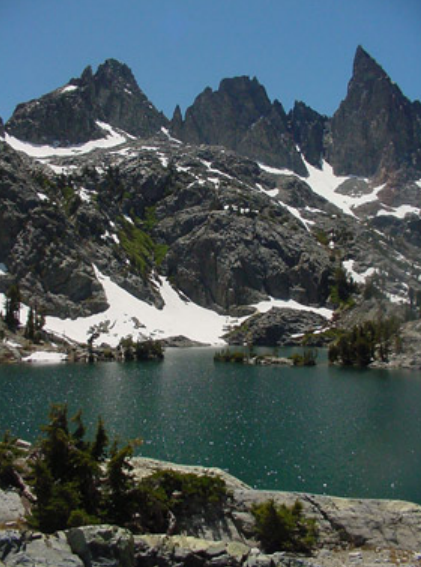
#> input picture Images/mountains.png, 421 x 567 px, found by its file name
$ jupyter execute Bilateral_filtering.ipynb
#> lines starting #> are read from the running program, lines starting #| are printed output that depends on the picture
[cell 1]
import cv2 as cv
import matplotlib.pyplot as plt


image = cv.imread(
    r'D:\Image processing and Computer Vision\Images\mountains.png'
)
#> image is the input picture: shape (567, 421, 3); mean B, G, R 91.3, 87.4, 74.1

assert image is not None

image_rgb = cv.cvtColor(image, cv.COLOR_BGR2RGB)

gaussian_blurred = cv.GaussianBlur(
    image,
    (9, 9),
    0
)
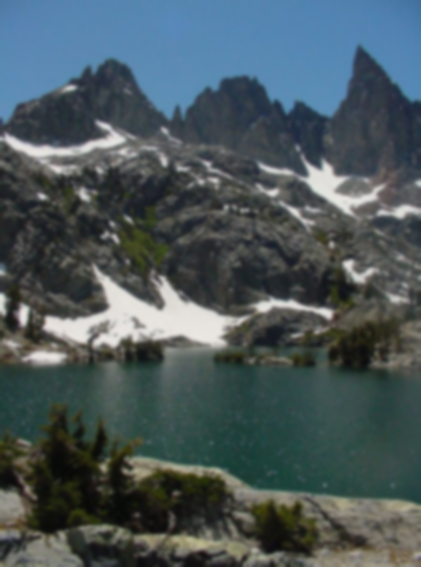
#> gaussian_blurred: shape (567, 421, 3); mean B, G, R 91.3, 87.4, 74.1

bilateral_filtered = cv.bilateralFilter(
    image,
    9,
    75,
    75
)

gaussian_rgb = cv.cvtColor(
    gaussian_blurred,
    cv.COLOR_BGR2RGB
)

bilateral_rgb = cv.cvtColor(
    bilateral_filtered,
    cv.COLOR_BGR2RGB
)

plt.figure(figsize=(15, 5))

plt.subplot(1, 3, 1)
plt.imshow(image_rgb)
plt.title("Original Image")
plt.axis("off")

plt.subplot(1, 3, 2)
plt.imshow(gaussian_rgb)
plt.title("Gaussian Blurred Image")
plt.axis("off")

plt.subplot(1, 3, 3)
plt.imshow(bilateral_rgb)
plt.title("Bilateral Filtered Image")
plt.axis("off")

plt.tight_layout()
plt.show()
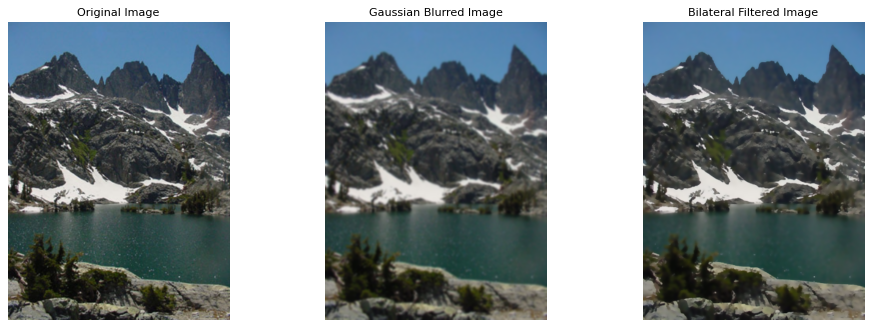
#> figure drawn by matplotlib, 3 panels

[cell 2]
import cv2 as cv
import numpy as np
import matplotlib.pyplot as plt


def bilateral_filter(image, diameter, sigma_s, sigma_r):
#> called with diameter = 9, sigma_s = 75, sigma_r = 75
    height, width, channels = image.shape
#> height = 567; width = 421; channels = 3

    radius = diameter // 2

    padded_image = cv.copyMakeBorder(
        image,
        radius,
        radius,
        radius,
        radius,
        cv.BORDER_REFLECT
    )
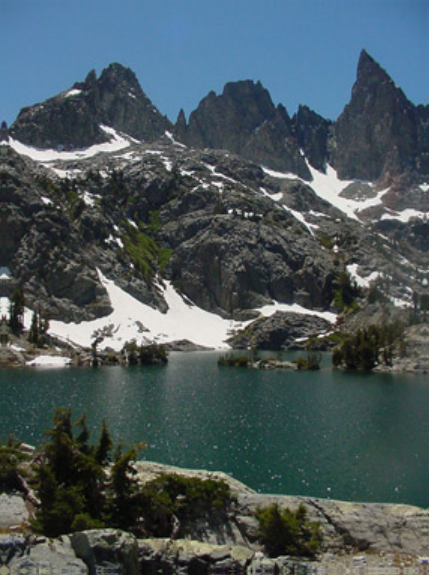
#> padded_image: shape (575, 429, 3); mean B, G, R 91.8, 87.8, 74.3

    output = np.zeros_like(image, dtype=np.float32)

    spatial_kernel = np.zeros(
        (diameter, diameter),
        dtype=np.float32
    )

    for i in range(diameter):
        for j in range(diameter):
            x = i - radius
            y = j - radius

            spatial_kernel[i, j] = np.exp(
                -(x ** 2 + y ** 2) /
                (2 * sigma_s ** 2)
            )

    for i in range(height):
        for j in range(width):
            center_pixel = padded_image[
                i + radius,
                j + radius
            ].astype(np.float32)

            weighted_sum = np.zeros(
                channels,
                dtype=np.float32
            )

            weight_total = 0.0

            for m in range(diameter):
                for n in range(diameter):
                    neighbor_pixel = padded_image[
                        i + m,
                        j + n
                    ].astype(np.float32)

                    intensity_difference = (
                        neighbor_pixel - center_pixel
                    )

                    range_weight = np.exp(
                        -np.sum(
                            intensity_difference ** 2
                        ) /
                        (2 * sigma_r ** 2)
                    )

                    weight = (
                        spatial_kernel[m, n] *
                        range_weight
                    )

                    weighted_sum += (
                        weight * neighbor_pixel
                    )

                    weight_total += weight

            output[i, j] = (
                weighted_sum / weight_total
            )
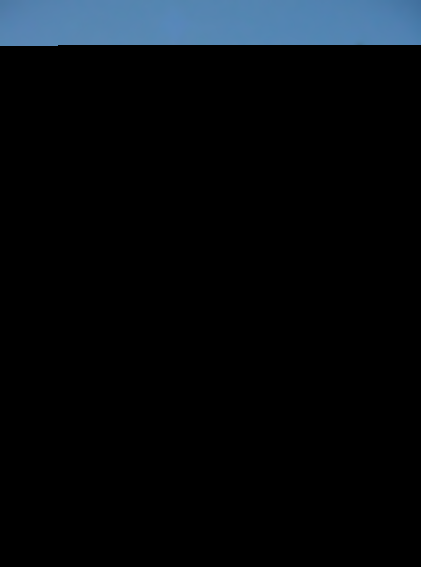
#> output: shape (567, 421, 3) float32; mean B, G, R 14.1, 10.6, 6.8

    return np.clip(output, 0, 255).astype(np.uint8)


def calculate_mse(image1, image2):
    image1 = image1.astype(np.float64)
    image2 = image2.astype(np.float64)

    return np.mean(
        (image1 - image2) ** 2
    )


def calculate_psnr(image1, image2):
    mse = calculate_mse(image1, image2)

    if mse == 0:
        return float("inf")

    return 10 * np.log10(
        (255 ** 2) / mse
    )


image = cv.imread(
    r'D:\Image processing and Computer Vision\Images\mountains.png'
)

assert image is not None

image_rgb = cv.cvtColor(
    image,
    cv.COLOR_BGR2RGB
)

diameter = 9
sigma_s = 75
sigma_r = 75

gaussian_blurred = cv.GaussianBlur(
    image,
    (diameter, diameter),
    0
)

opencv_bilateral = cv.bilateralFilter(
    image,
    diameter,
    sigma_r,
    sigma_s
)

custom_bilateral = bilateral_filter(
    image,
    diameter,
    sigma_s,
    sigma_r
)

gaussian_rgb = cv.cvtColor(
    gaussian_blurred,
    cv.COLOR_BGR2RGB
)

opencv_bilateral_rgb = cv.cvtColor(
    opencv_bilateral,
    cv.COLOR_BGR2RGB
)

custom_bilateral_rgb = cv.cvtColor(
    custom_bilateral,
    cv.COLOR_BGR2RGB
)

mse = calculate_mse(
    opencv_bilateral,
    custom_bilateral
)

psnr = calculate_psnr(
    opencv_bilateral,
    custom_bilateral
)

print("MSE between OpenCV and custom bilateral filter:", mse)
print("PSNR between OpenCV and custom bilateral filter:", psnr, "dB")

plt.figure(figsize=(20, 5))

plt.subplot(1, 4, 1)
plt.imshow(image_rgb)
plt.title("Original Image")
plt.axis("off")

plt.subplot(1, 4, 2)
plt.imshow(gaussian_rgb)
plt.title("Gaussian Blurred")
plt.axis("off")

plt.subplot(1, 4, 3)
plt.imshow(opencv_bilateral_rgb)
plt.title("OpenCV Bilateral Filter")
plt.axis("off")

plt.subplot(1, 4, 4)
plt.imshow(custom_bilateral_rgb)
plt.title("Custom Bilateral Filter")
plt.axis("off")

plt.tight_layout()
plt.show()
